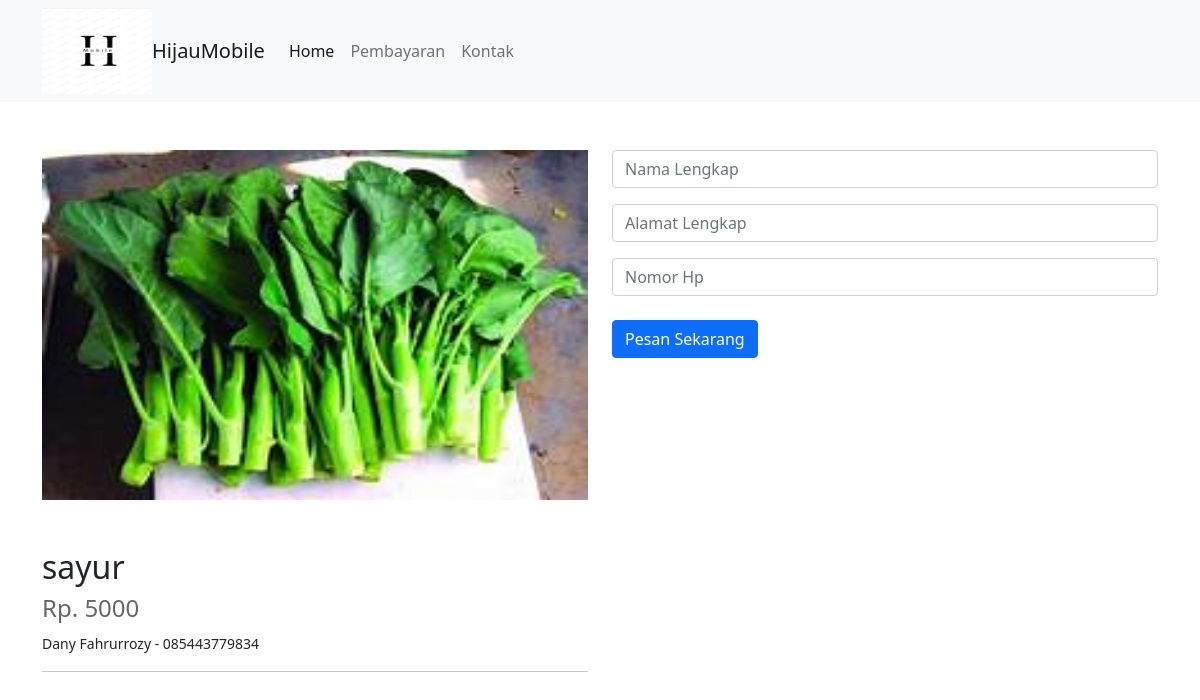
/pembayaran.php?id=9, run on the app's committed database.
### tables this page shows
CREATE TABLE `barang` (
  `id` int(11) NOT NULL,
  `nama` varchar(100) NOT NULL,
  `harga` int(11) NOT NULL,
  `petani` varchar(100) NOT NULL,
  `kontak` varchar(15) NOT NULL,
  `gambar` text NOT NULL,
  `deskripsi` text NOT NULL
);

### pembayaran.php (the view, shortened to what this page needs)
<?php include("./template/_snippets/_header.php"); ?>
<?php include("./template/navbar.php"); ?>
<?php
include("./database/koneksi.php");
$id = strip_tags($_GET['id']);
$sql = mysqli_query($con, "SELECT * FROM barang WHERE id = $id")
?>
<div class="container mt-5">
    <div class="row">
        <div class="col-md-6">
            <?php while ($row = mysqli_fetch_object($sql)) { ?>
                <img style="width: 100%; height: 350px;" src="./images/<?= $row->gambar ?>" />
                <h2 class="mt-5"><?= $row->nama ?></h2>
                <h4 style="color: #666666;">Rp. <?= $row->harga ?></h4>
                <small><?= $row->petani ?> - <?= $row->kontak ?></small>
                <hr />
            <?php } ?>
        </div>
        <form class="col-md-6" id='form' method="POST" action="code/insert/pembayaran.php">
            <input type='text' id='input' name='nama' placeholder="Nama Lengkap" class="form-control" />
            <input type='text' id='input' name='alamat' placeholder="Alamat Lengkap" class="form-control mt-3" />
            <input type='text' id='input' name='kontak' placeholder="Nomor Hp" class="form-control mt-3" />
            <button type="submit" class="btn btn-primary mt-4">Pesan Sekarang</button>
        </form>
    </div>
</div>
<?php include("./template/_snippets/_footer.php"); ?>

### data on the page
barang: gambar (picture), nama "sayur", harga "5000", petani "Dany Fahrurrozy", kontak "085443779834"
